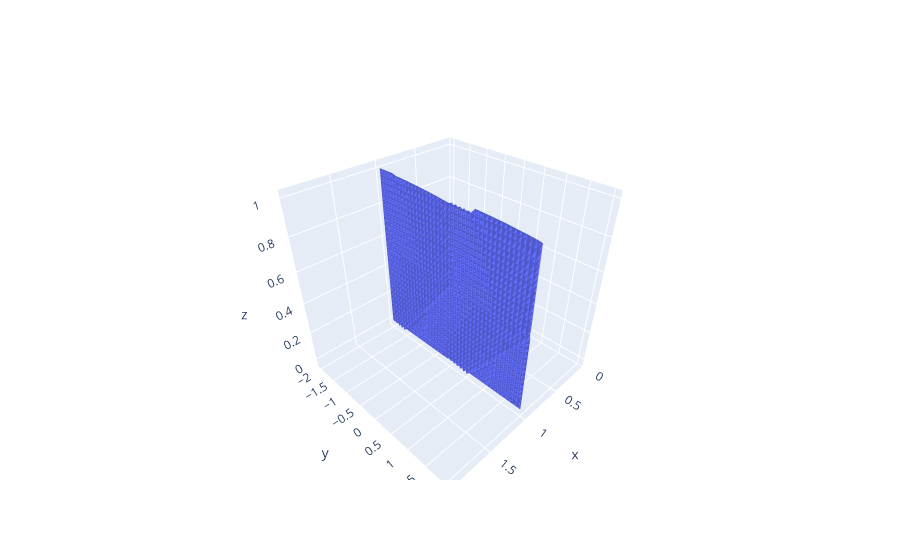

Source (notebook cell):
### Code cell
fig1 = go.Figure(data = data1)
fig1.show()

### Figure 1 — Plotly figure (JSON) as saved in the notebook; plotly's stock layout.template omitted (floating-point values rounded to 4 significant figures; data arrays with more than 128 entries replaced by an {"elided": "..."} marker saying what was removed)
{"data": [{"i": {"elided": "4800 int values"}, "j": {"elided": "4800 int values"}, "k": {"elided": "4800 int values"}, "name": "", "type": "mesh3d", "x": {"elided": "2471 int values"}, "y": {"elided": "2471 float values"}, "z": {"elided": "2471 float values"}}], "layout": {}}
